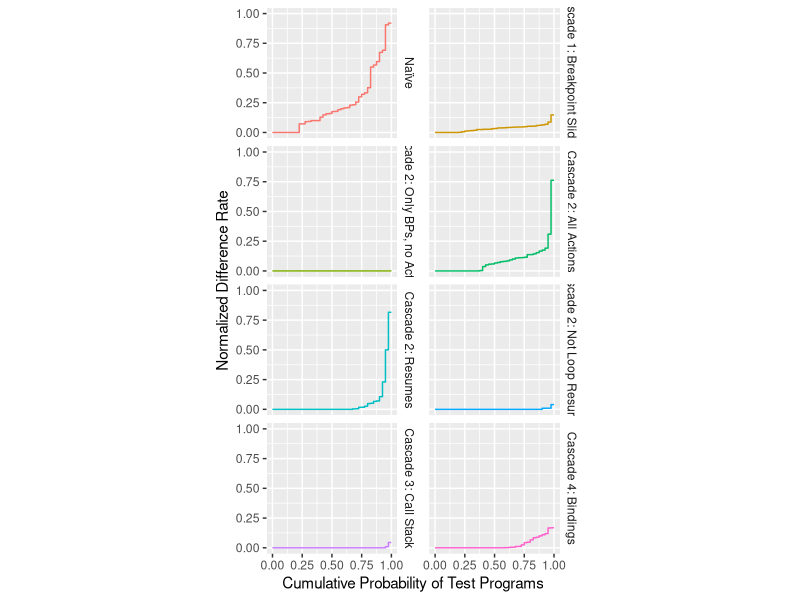

Recreate this plot in R.
#!/usr/bin/Rscript
require(ggplot2)

# see https://github.com/tidyverse/ggplot2/issues/1467
stat_myecdf <- function(mapping = NULL, data = NULL, geom = "step",
                        position = "identity", n = NULL, na.rm = FALSE,
                        show.legend = NA, inherit.aes = TRUE, direction="vh", ...) {
  layer(
    data = data,
    mapping = mapping,
    stat = StatMyecdf,
    geom = geom,
    position = position,
    show.legend = show.legend,
    inherit.aes = inherit.aes,
    params = list(
      n = n,
      na.rm = na.rm,
      direction=direction,
      ...
    )
  )
}

StatMyecdf <- ggproto("StatMyecdf", Stat,
                      compute_group = function(data, scales, n = NULL) {
                        
                        # If n is NULL, use raw values; otherwise interpolate
                        if (is.null(n)) {
                          # Dont understand why but this version needs to sort the values
                          xvals <- sort(unique(data$x))
                        } else {
                          xvals <- seq(min(data$x), max(data$x), length.out = n)
                        }
                        
                        y <- ecdf(data$x)(xvals)
                        x1 <- max(xvals)
                        y0 <- 0                      
                        data.frame(x = c(xvals, x1), y = c(y0, y))
                      },
                      
                      default_aes = aes(y = ..y..),
                      
                      required_aes = c("x")
)

results = read.csv("results.csv")
data <- results[results$cols == "false" & ((results$bpIds == "false" & results$actionsCount == 100 & results$breakpointsPerLine == 0.1) | (results$technique == "cascaded-0-bp-sliding" & results$bpIds == "true")), ]
data$technique_order = factor(data$technique, levels = c("naive", "cascaded-0-bp-sliding","cascaded-1-resolved-bp-locations", "cascaded-2-pause-locations-all", "cascaded-2-pause-locations-resume", "cascaded-2-pause-locations-resume-no-loops", "cascaded-3-call-stack", "cascaded-4-bindings"))
levels(data$technique_order) <- c("Naïve", "Cascade 1: Breakpoint Sliding", "Cascade 2: Only BPs, no Actions", "Cascade 2: All Actions", "Cascade 2: Resumes", "Cascade 2: Not Loop Resumes", "Cascade 3: Call Stack", "Cascade 4: Bindings")
# use cairo_pdf for UTF8 support, see http://stackoverflow.com/questions/12768176/unicode-characters-in-ggplot2-pdf-output
cairo_pdf("cross-browser-effectiveness.pdf", family="Myriad Pro", width=4.5, height=9)
print(
  ggplot(data, aes(linesDiffByLinesSum, color = factor(data$technique_order)))
  + guides(color=FALSE)
  #+ guides(color = guide_legend(title="Breakpoints per Line"))
  + stat_myecdf(size=0.5)
  + labs(x = "Normalized Difference Rate", y = "Cumulative Probability of Test Programs")
  + xlim(0, 1)
  + ylim(0, 1)
  + facet_wrap(~data$technique_order, nrow = 4, strip.position="right")
  + coord_flip() # flip for inverse = quantile function
  + theme(aspect.ratio = 1)
  + theme(strip.background=element_rect(fill="white"))
)
dev.off()





# # plot_browser_result <- function(filename, data) {
# #   # use cairo_pdf for UTF8 support, see http://stackoverflow.com/questions/12768176/unicode-characters-in-ggplot2-pdf-output
# #   cairo_pdf(filename, family="DejaVu Sans", width=12, height=8)
# #   print(ggplot(
# #     data, 
# #     aes(x = data$X..breakpoints, y = data$X..diff.lines.combination))
# #     + labs(x = "number of breakpoints (log scale)", y = "changed lines/line sum (ϵ [0, 1])")
# #     + scale_x_log10()
# #     + geom_line(aes(colour = data$SunSpider.testcase), size = 1.2)
# #     + geom_point(aes(colour = data$SunSpider.testcase))
# #     + facet_wrap(~data$SunSpider.testcase, nrow = 4)
# #     + guides(colour = FALSE)
# #   )
# #   dev.off()
# # }
# 
# results = read.csv("results.csv")
# data <- results[results$bpIds == "false" & results$cols == "false" & results$breakpointsPerLine == 0.1 & results$actionsCount == 10, ]
# data$technique_order = factor(data$technique, levels = c("naive", "cascaded-1-resolved-bp-locations", "cascaded-2-pause-locations-all", "cascaded-2-pause-locations-resume", "cascaded-2-pause-locations-resume-no-loops", "cascaded-3-call-stack", "cascaded-4-bindings"))
# ggplot(data, aes(x = data$testcase, y = data$linesDiffByLinesSum)) + geom_bar(stat = "identity", aes(fill = data$testcase), width = .8) + facet_wrap(~data$technique, nrow = 2) + theme(axis.text.x=element_text(angle=45, hjust=1, vjust=1)) + guides(fill = FALSE)
# 
# #plot_browser_result("firefox-plots.pdf", results[results$Browser == "firefox",2:4])
# #plot_browser_result("chrome-plots.pdf", results[results$Browser == "chrome",2:4])
# 
# # # quantile functions
# # # use cairo_pdf for UTF8 support, see http://stackoverflow.com/questions/12768176/unicode-characters-in-ggplot2-pdf-output
# # cairo_pdf("distributions.pdf", family="DejaVu Sans", width=10, height=6)
# # print(
# #   ggplot(results, aes(X..diff.lines.combination, color = Browser))
# #   + scale_colour_manual(values = c("#0266C8", "#E66000"))
# #   + stat_ecdf(size=0.5)
# #   + labs(x = "changed lines/line sum", y = "cumulative probability", title = "Quantile Function") 
# #   + xlim(0, 1)
# #   + coord_flip() # flip for inverse = quantile function
# # )
# # dev.off()

